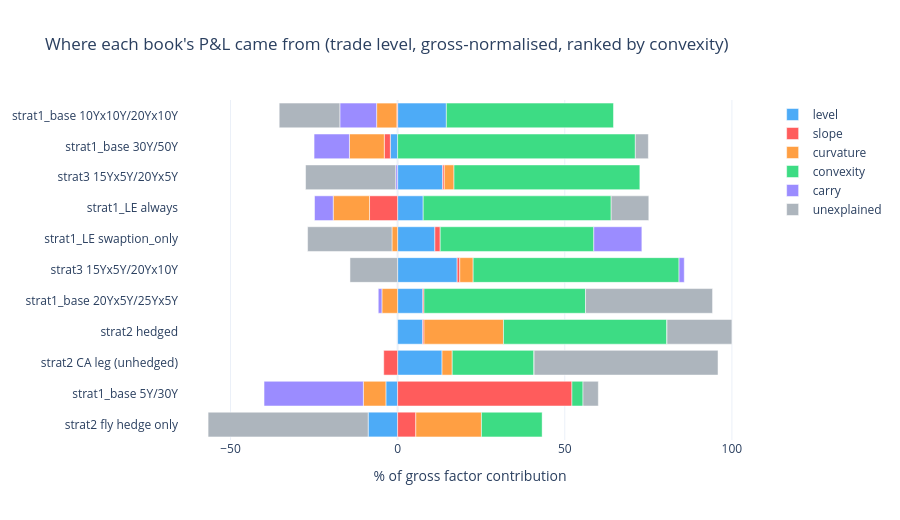

This figure's notebook cell:
### Code cell
_names = list(TRADE["strategy"])
_fig = go.Figure()
for _k, _c in zip(fa.FACTOR_ORDER + ("unexplained",),
                  ["#4dabf7", "#ff5c5c", "#ff9f43", "#3ddc84", "#9b8cff", "#adb5bd"]):
    _col = f"gross_{_k}"
    _fig.add_trace(go.Bar(y=_names, x=100 * TRADE[_col].fillna(0.0), name=_k,
                          orientation="h", marker_color=_c))
_fig.update_layout(barmode="relative", height=520, template="plotly_white",
                   title="Where each book's P&L came from (trade level, "
                         "gross-normalised, ranked by convexity)",
                   xaxis_title="% of gross factor contribution",
                   yaxis=dict(autorange="reversed"))
_fig

### Figure 1 — Plotly figure (JSON) as saved in the notebook; plotly's stock layout.template omitted (floating-point values rounded to 4 significant figures)
{"data": [{"marker": {"color": "#4dabf7"}, "name": "level", "orientation": "h", "type": "bar", "x": [14.58, -2.176, 13.47, 7.653, 11.15, 17.81, 7.55, 7.504, 13.29, -3.507, -8.807], "y": ["strat1_base 10Yx10Y/20Yx10Y", "strat1_base 30Y/50Y", "strat3 15Yx5Y/20Yx5Y", "strat1_LE always", "strat1_LE swaption_only", "strat3 15Yx5Y/20Yx10Y", "strat1_base 20Yx5Y/25Yx5Y", "strat2 hedged", "strat2 CA leg (unhedged)", "strat1_base 5Y/30Y", "strat2 fly hedge only"]}, {"marker": {"color": "#ff5c5c"}, "name": "slope", "orientation": "h", "type": "bar", "x": [-0.2254, -1.81, 0.4834, -8.401, 1.594, 0.7872, 0.3457, 0.395, -4.152, 52.14, 5.44], "y": ["strat1_base 10Yx10Y/20Yx10Y", "strat1_base 30Y/50Y", "strat3 15Yx5Y/20Yx5Y", "strat1_LE always", "strat1_LE swaption_only", "strat3 15Yx5Y/20Yx10Y", "strat1_base 20Yx5Y/25Yx5Y", "strat2 hedged", "strat2 CA leg (unhedged)", "strat1_base 5Y/30Y", "strat2 fly hedge only"]}, {"marker": {"color": "#ff9f43"}, "name": "curvature", "orientation": "h", "type": "bar", "x": [-6.059, -10.43, 2.911, -10.87, -1.686, 4.002, -4.695, 23.77, 3.043, -6.743, 19.64], "y": ["strat1_base 10Yx10Y/20Yx10Y", "strat1_base 30Y/50Y", "strat3 15Yx5Y/20Yx5Y", "strat1_LE always", "strat1_LE swaption_only", "strat3 15Yx5Y/20Yx10Y", "strat1_base 20Yx5Y/25Yx5Y", "strat2 hedged", "strat2 CA leg (unhedged)", "strat1_base 5Y/30Y", "strat2 fly hedge only"]}, {"marker": {"color": "#3ddc84"}, "name": "convexity", "orientation": "h", "type": "bar", "x": [49.99, 71.11, 55.6, 56.23, 45.95, 61.59, 48.32, 48.92, 24.49, 3.312, 18.23], "y": ["strat1_base 10Yx10Y/20Yx10Y", "strat1_base 30Y/50Y", "strat3 15Yx5Y/20Yx5Y", "strat1_LE always", "strat1_LE swaption_only", "strat3 15Yx5Y/20Yx10Y", "strat1_base 20Yx5Y/25Yx5Y", "strat2 hedged", "strat2 CA leg (unhedged)", "strat1_base 5Y/30Y", "strat2 fly hedge only"]}, {"marker": {"color": "#9b8cff"}, "name": "carry", "orientation": "h", "type": "bar", "x": [-11.0, -10.58, -0.5713, -5.59, 14.38, 1.563, -1.095, 0.0, 0.0, -29.71, 0.0], "y": ["strat1_base 10Yx10Y/20Yx10Y", "strat1_base 30Y/50Y", "strat3 15Yx5Y/20Yx5Y", "strat1_LE always", "strat1_LE swaption_only", "strat3 15Yx5Y/20Yx10Y", "strat1_base 20Yx5Y/25Yx5Y", "strat2 hedged", "strat2 CA leg (unhedged)", "strat1_base 5Y/30Y", "strat2 fly hedge only"]}, {"marker": {"color": "#adb5bd"}, "name": "unexplained", "orientation": "h", "type": "bar", "x": [-18.14, 3.897, -26.97, 11.26, -25.25, -14.25, 37.99, 19.42, 55.02, 4.587, -47.88], "y": ["strat1_base 10Yx10Y/20Yx10Y", "strat1_base 30Y/50Y", "strat3 15Yx5Y/20Yx5Y", "strat1_LE always", "strat1_LE swaption_only", "strat3 15Yx5Y/20Yx10Y", "strat1_base 20Yx5Y/25Yx5Y", "strat2 hedged", "strat2 CA leg (unhedged)", "strat1_base 5Y/30Y", "strat2 fly hedge only"]}], "layout": {"barmode": "relative", "height": 520, "title": {"text": "Where each book's P&L came from (trade level, gross-normalised, ranked by convexity)"}, "xaxis": {"title": {"text": "% of gross factor contribution"}}, "yaxis": {"autorange": "reversed"}}}
